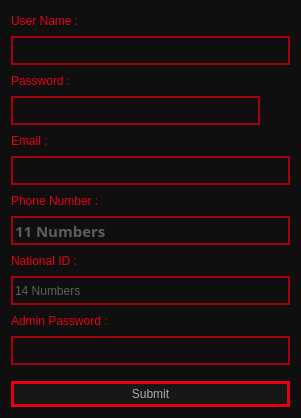
<?xml version="1.0" encoding="UTF-8"?>
<ui version="4.0">
 <class>Form</class>
 <widget class="QWidget" name="Form">
  <property name="geometry">
   <rect>
    <x>0</x>
    <y>0</y>
    <width>301</width>
    <height>418</height>
   </rect>
  </property>
  <property name="font">
   <font>
    <weight>50</weight>
    <bold>false</bold>
   </font>
  </property>
  <property name="windowTitle">
   <string>Form</string>
  </property>
  <property name="layoutDirection">
   <enum>Qt::LeftToRight</enum>
  </property>
  <property name="styleSheet">
   <string notr="true">QWidget{background-color : #0f0f0f; }

QMessageBox QLabel{
 	background-color : #0f0f0f;
	border-color: transparent;
	font : 10pt &quot;Impact&quot;;
	color : #acacac;
}


QMessageBox QPushButton{
	padding : 5px;
	width : 50px;
	background-color: #0f0f0f;
	border : 2px solid #a7000d;
	color : #acacac;
}


QLabel{
color :  #e60012;
font: 10pt &quot;Impact&quot;;
}

QLineEdit{
min-height: 25px;
border : 2px solid  #a7000d;
color : #acacac;
border-radius : 20px;
	font: bold normal 11pt &quot;Segoe UI Black&quot;, &quot;Bahij TheSansArabic&quot;;
}

QPushButton{
font: 12pt &quot;Impact&quot;;
padding: 3px;
border : 3px solid #e60012;
margin-top : 10px;
background-color : #171717;
color: #acacac;



}

QPushButton:hover{
font: 12pt &quot;Impact&quot;;
padding: 3px;
border : 3px solid #e60012;
margin-top : 10px;
background-color : #e60012;
color : black

}

QPushButton:pressed{
font: 12pt &quot;Impact&quot;;
padding: 3px;
border : 3px solid #e60012;
margin-top : 10px;
background-color : #e60012;
color : black
}</string>
  </property>
  <layout class="QGridLayout" name="gridLayout">
   <item row="0" column="0">
    <widget class="QLabel" name="User_name_label">
     <property name="text">
      <string>User Name :</string>
     </property>
    </widget>
   </item>
   <item row="1" column="0">
    <widget class="QLineEdit" name="User_name_input">
     <property name="palette">
      <palette>
       <active>
        <colorrole role="WindowText">
         <brush brushstyle="SolidPattern">
          <color alpha="255">
           <red>172</red>
           <green>172</green>
           <blue>172</blue>
          </color>
         </brush>
        </colorrole>
        <colorrole role="Button">
         <brush brushstyle="SolidPattern">
          <color alpha="255">
           <red>15</red>
           <green>15</green>
           <blue>15</blue>
          </color>
         </brush>
        </colorrole>
        <colorrole role="Text">
         <brush brushstyle="SolidPattern">
          <color alpha="255">
           <red>172</red>
           <green>172</green>
           <blue>172</blue>
          </color>
         </brush>
        </colorrole>
        <colorrole role="ButtonText">
         <brush brushstyle="SolidPattern">
          <color alpha="255">
           <red>172</red>
           <green>172</green>
           <blue>172</blue>
          </color>
         </brush>
        </colorrole>
        <colorrole role="Base">
         <brush brushstyle="SolidPattern">
          <color alpha="255">
           <red>15</red>
           <green>15</green>
           <blue>15</blue>
          </color>
         </brush>
        </colorrole>
        <colorrole role="Window">
         <brush brushstyle="SolidPattern">
          <color alpha="255">
           <red>15</red>
           <green>15</green>
           <blue>15</blue>
          </color>
         </brush>
        </colorrole>
        <colorrole role="Highlight">
         <brush brushstyle="SolidPattern">
          <color alpha="255">
           <red>213</red>
           <green>0</green>
           <blue>18</blue>
          </color>
         </brush>
        </colorrole>
        <colorrole role="PlaceholderText">
         <brush brushstyle="NoBrush">
          <color alpha="128">
           <red>172</red>
           <green>172</green>
           <blue>172</blue>
          </color>
         </brush>
        </colorrole>
       </active>
       <inactive>
        <colorrole role="WindowText">
         <brush brushstyle="SolidPattern">
          <color alpha="255">
           <red>172</red>
           <green>172</green>
           <blue>172</blue>
          </color>
         </brush>
        </colorrole>
        <colorrole role="Button">
         <brush brushstyle="SolidPattern">
          <color alpha="255">
           <red>15</red>
           <green>15</green>
           <blue>15</blue>
          </color>
         </brush>
        </colorrole>
        <colorrole role="Text">
         <brush brushstyle="SolidPattern">
          <color alpha="255">
           <red>172</red>
           <green>172</green>
           <blue>172</blue>
          </color>
         </brush>
        </colorrole>
        <colorrole role="ButtonText">
         <brush brushstyle="SolidPattern">
          <color alpha="255">
           <red>172</red>
           <green>172</green>
           <blue>172</blue>
          </color>
         </brush>
        </colorrole>
        <colorrole role="Base">
         <brush brushstyle="SolidPattern">
          <color alpha="255">
           <red>15</red>
           <green>15</green>
           <blue>15</blue>
          </color>
         </brush>
        </colorrole>
        <colorrole role="Window">
         <brush brushstyle="SolidPattern">
          <color alpha="255">
           <red>15</red>
           <green>15</green>
           <blue>15</blue>
          </color>
         </brush>
        </colorrole>
        <colorrole role="Highlight">
         <brush brushstyle="SolidPattern">
          <color alpha="255">
           <red>213</red>
           <green>0</green>
           <blue>18</blue>
          </color>
         </brush>
        </colorrole>
        <colorrole role="PlaceholderText">
         <brush brushstyle="NoBrush">
          <color alpha="128">
           <red>172</red>
           <green>172</green>
           <blue>172</blue>
          </color>
         </brush>
        </colorrole>
       </inactive>
       <disabled>
        <colorrole role="WindowText">
         <brush brushstyle="SolidPattern">
          <color alpha="255">
           <red>172</red>
           <green>172</green>
           <blue>172</blue>
          </color>
         </brush>
        </colorrole>
        <colorrole role="Button">
         <brush brushstyle="SolidPattern">
          <color alpha="255">
           <red>15</red>
           <green>15</green>
           <blue>15</blue>
          </color>
         </brush>
        </colorrole>
        <colorrole role="Text">
         <brush brushstyle="SolidPattern">
          <color alpha="255">
           <red>172</red>
           <green>172</green>
           <blue>172</blue>
          </color>
         </brush>
        </colorrole>
        <colorrole role="ButtonText">
         <brush brushstyle="SolidPattern">
          <color alpha="255">
           <red>172</red>
           <green>172</green>
           <blue>172</blue>
          </color>
         </brush>
        </colorrole>
        <colorrole role="Base">
         <brush brushstyle="SolidPattern">
          <color alpha="255">
           <red>15</red>
           <green>15</green>
           <blue>15</blue>
          </color>
         </brush>
        </colorrole>
        <colorrole role="Window">
         <brush brushstyle="SolidPattern">
          <color alpha="255">
           <red>15</red>
           <green>15</green>
           <blue>15</blue>
          </color>
         </brush>
        </colorrole>
        <colorrole role="Highlight">
         <brush brushstyle="SolidPattern">
          <color alpha="255">
           <red>0</red>
           <green>120</green>
           <blue>215</blue>
          </color>
         </brush>
        </colorrole>
        <colorrole role="PlaceholderText">
         <brush brushstyle="NoBrush">
          <color alpha="128">
           <red>172</red>
           <green>172</green>
           <blue>172</blue>
          </color>
         </brush>
        </colorrole>
       </disabled>
      </palette>
     </property>
     <property name="font">
      <font>
       <family>Segoe UI Black</family>
       <pointsize>11</pointsize>
       <weight>75</weight>
       <italic>false</italic>
       <bold>true</bold>
      </font>
     </property>
    </widget>
   </item>
   <item row="2" column="0">
    <widget class="QLabel" name="Password_label">
     <property name="text">
      <string>Password :</string>
     </property>
    </widget>
   </item>
   <item row="3" column="0">
    <layout class="QHBoxLayout" name="horizontalLayout">
     <item>
      <widget class="QLineEdit" name="Password_input">
       <property name="palette">
        <palette>
         <active>
          <colorrole role="WindowText">
           <brush brushstyle="SolidPattern">
            <color alpha="255">
             <red>172</red>
             <green>172</green>
             <blue>172</blue>
            </color>
           </brush>
          </colorrole>
          <colorrole role="Button">
           <brush brushstyle="SolidPattern">
            <color alpha="255">
             <red>15</red>
             <green>15</green>
             <blue>15</blue>
            </color>
           </brush>
          </colorrole>
          <colorrole role="Text">
           <brush brushstyle="SolidPattern">
            <color alpha="255">
             <red>172</red>
             <green>172</green>
             <blue>172</blue>
            </color>
           </brush>
          </colorrole>
          <colorrole role="ButtonText">
           <brush brushstyle="SolidPattern">
            <color alpha="255">
             <red>172</red>
             <green>172</green>
             <blue>172</blue>
            </color>
           </brush>
          </colorrole>
          <colorrole role="Base">
           <brush brushstyle="SolidPattern">
            <color alpha="255">
             <red>15</red>
             <green>15</green>
             <blue>15</blue>
            </color>
           </brush>
          </colorrole>
          <colorrole role="Window">
           <brush brushstyle="SolidPattern">
            <color alpha="255">
             <red>15</red>
             <green>15</green>
             <blue>15</blue>
            </color>
           </brush>
          </colorrole>
          <colorrole role="Highlight">
           <brush brushstyle="SolidPattern">
            <color alpha="255">
             <red>213</red>
             <green>0</green>
             <blue>18</blue>
            </color>
           </brush>
          </colorrole>
          <colorrole role="PlaceholderText">
           <brush brushstyle="NoBrush">
            <color alpha="128">
             <red>172</red>
             <green>172</green>
             <blue>172</blue>
            </color>
           </brush>
          </colorrole>
         </active>
         <inactive>
          <colorrole role="WindowText">
           <brush brushstyle="SolidPattern">
            <color alpha="255">
             <red>172</red>
             <green>172</green>
             <blue>172</blue>
            </color>
           </brush>
          </colorrole>
          <colorrole role="Button">
           <brush brushstyle="SolidPattern">
            <color alpha="255">
             <red>15</red>
             <green>15</green>
             <blue>15</blue>
            </color>
           </brush>
          </colorrole>
          <colorrole role="Text">
           <brush brushstyle="SolidPattern">
            <color alpha="255">
             <red>172</red>
             <green>172</green>
             <blue>172</blue>
            </color>
           </brush>
          </colorrole>
          <colorrole role="ButtonText">
           <brush brushstyle="SolidPattern">
            <color alpha="255">
             <red>172</red>
             <green>172</green>
             <blue>172</blue>
            </color>
           </brush>
          </colorrole>
          <colorrole role="Base">
           <brush brushstyle="SolidPattern">
            <color alpha="255">
             <red>15</red>
             <green>15</green>
             <blue>15</blue>
            </color>
           </brush>
          </colorrole>
          <colorrole role="Window">
           <brush brushstyle="SolidPattern">
            <color alpha="255">
             <red>15</red>
             <green>15</green>
             <blue>15</blue>
            </color>
           </brush>
          </colorrole>
          <colorrole role="Highlight">
           <brush brushstyle="SolidPattern">
            <color alpha="255">
             <red>213</red>
             <green>0</green>
             <blue>18</blue>
            </color>
           </brush>
          </colorrole>
          <colorrole role="PlaceholderText">
           <brush brushstyle="NoBrush">
            <color alpha="128">
             <red>172</red>
             <green>172</green>
             <blue>172</blue>
            </color>
           </brush>
          </colorrole>
         </inactive>
         <disabled>
          <colorrole role="WindowText">
           <brush brushstyle="SolidPattern">
            <color alpha="255">
             <red>172</red>
             <green>172</green>
             <blue>172</blue>
            </color>
           </brush>
          </colorrole>
          <colorrole role="Button">
           <brush brushstyle="SolidPattern">
            <color alpha="255">
             <red>15</red>
             <green>15</green>
             <blue>15</blue>
            </color>
           </brush>
          </colorrole>
          <colorrole role="Text">
           <brush brushstyle="SolidPattern">
            <color alpha="255">
             <red>172</red>
             <green>172</green>
             <blue>172</blue>
            </color>
           </brush>
          </colorrole>
          <colorrole role="ButtonText">
           <brush brushstyle="SolidPattern">
            <color alpha="255">
             <red>172</red>
             <green>172</green>
             <blue>172</blue>
            </color>
           </brush>
          </colorrole>
          <colorrole role="Base">
           <brush brushstyle="SolidPattern">
            <color alpha="255">
             <red>15</red>
             <green>15</green>
             <blue>15</blue>
            </color>
           </brush>
          </colorrole>
          <colorrole role="Window">
           <brush brushstyle="SolidPattern">
            <color alpha="255">
             <red>15</red>
             <green>15</green>
             <blue>15</blue>
            </color>
           </brush>
          </colorrole>
          <colorrole role="Highlight">
           <brush brushstyle="SolidPattern">
            <color alpha="255">
             <red>0</red>
             <green>120</green>
             <blue>215</blue>
            </color>
           </brush>
          </colorrole>
          <colorrole role="PlaceholderText">
           <brush brushstyle="NoBrush">
            <color alpha="128">
             <red>172</red>
             <green>172</green>
             <blue>172</blue>
            </color>
           </brush>
          </colorrole>
         </disabled>
        </palette>
       </property>
       <property name="echoMode">
        <enum>QLineEdit::Password</enum>
       </property>
      </widget>
     </item>
     <item>
      <widget class="QToolButton" name="toolButton">
       <property name="styleSheet">
        <string notr="true">QToolButton{border-image: url(:/newPrefix/invisible-16.png);}
QToolButton:checked{border-image: url(:/newPrefix/visible-16.png);}</string>
       </property>
       <property name="text">
        <string/>
       </property>
       <property name="checkable">
        <bool>true</bool>
       </property>
       <property name="autoRaise">
        <bool>true</bool>
       </property>
      </widget>
     </item>
    </layout>
   </item>
   <item row="4" column="0">
    <widget class="QLabel" name="Email_label">
     <property name="text">
      <string>Email :</string>
     </property>
    </widget>
   </item>
   <item row="5" column="0">
    <widget class="QLineEdit" name="Email_input">
     <property name="palette">
      <palette>
       <active>
        <colorrole role="WindowText">
         <brush brushstyle="SolidPattern">
          <color alpha="255">
           <red>172</red>
           <green>172</green>
           <blue>172</blue>
          </color>
         </brush>
        </colorrole>
        <colorrole role="Button">
         <brush brushstyle="SolidPattern">
          <color alpha="255">
           <red>15</red>
           <green>15</green>
           <blue>15</blue>
          </color>
         </brush>
        </colorrole>
        <colorrole role="Text">
         <brush brushstyle="SolidPattern">
          <color alpha="255">
           <red>172</red>
           <green>172</green>
           <blue>172</blue>
          </color>
         </brush>
        </colorrole>
        <colorrole role="ButtonText">
         <brush brushstyle="SolidPattern">
          <color alpha="255">
           <red>172</red>
           <green>172</green>
           <blue>172</blue>
          </color>
         </brush>
        </colorrole>
        <colorrole role="Base">
         <brush brushstyle="SolidPattern">
          <color alpha="255">
           <red>15</red>
           <green>15</green>
           <blue>15</blue>
          </color>
         </brush>
        </colorrole>
        <colorrole role="Window">
         <brush brushstyle="SolidPattern">
          <color alpha="255">
           <red>15</red>
           <green>15</green>
           <blue>15</blue>
          </color>
         </brush>
        </colorrole>
        <colorrole role="Highlight">
         <brush brushstyle="SolidPattern">
          <color alpha="255">
           <red>213</red>
           <green>0</green>
           <blue>18</blue>
          </color>
         </brush>
        </colorrole>
        <colorrole role="PlaceholderText">
         <brush brushstyle="NoBrush">
          <color alpha="128">
           <red>172</red>
           <green>172</green>
           <blue>172</blue>
          </color>
         </brush>
        </colorrole>
       </active>
       <inactive>
        <colorrole role="WindowText">
         <brush brushstyle="SolidPattern">
          <color alpha="255">
           <red>172</red>
           <green>172</green>
           <blue>172</blue>
          </color>
         </brush>
        </colorrole>
        <colorrole role="Button">
         <brush brushstyle="SolidPattern">
          <color alpha="255">
           <red>15</red>
           <green>15</green>
           <blue>15</blue>
          </color>
         </brush>
        </colorrole>
        <colorrole role="Text">
         <brush brushstyle="SolidPattern">
          <color alpha="255">
           <red>172</red>
           <green>172</green>
           <blue>172</blue>
          </color>
         </brush>
        </colorrole>
        <colorrole role="ButtonText">
         <brush brushstyle="SolidPattern">
          <color alpha="255">
           <red>172</red>
           <green>172</green>
           <blue>172</blue>
          </color>
         </brush>
        </colorrole>
        <colorrole role="Base">
         <brush brushstyle="SolidPattern">
          <color alpha="255">
           <red>15</red>
           <green>15</green>
           <blue>15</blue>
          </color>
         </brush>
        </colorrole>
        <colorrole role="Window">
         <brush brushstyle="SolidPattern">
          <color alpha="255">
           <red>15</red>
           <green>15</green>
           <blue>15</blue>
          </color>
         </brush>
        </colorrole>
        <colorrole role="Highlight">
         <brush brushstyle="SolidPattern">
          <color alpha="255">
           <red>213</red>
           <green>0</green>
           <blue>18</blue>
          </color>
         </brush>
        </colorrole>
        <colorrole role="PlaceholderText">
         <brush brushstyle="NoBrush">
          <color alpha="128">
           <red>172</red>
           <green>172</green>
           <blue>172</blue>
          </color>
         </brush>
        </colorrole>
       </inactive>
       <disabled>
        <colorrole role="WindowText">
         <brush brushstyle="SolidPattern">
          <color alpha="255">
           <red>172</red>
           <green>172</green>
           <blue>172</blue>
          </color>
         </brush>
        </colorrole>
        <colorrole role="Button">
         <brush brushstyle="SolidPattern">
          <color alpha="255">
           <red>15</red>
           <green>15</green>
           <blue>15</blue>
          </color>
         </brush>
        </colorrole>
        <colorrole role="Text">
         <brush brushstyle="SolidPattern">
          <color alpha="255">
           <red>172</red>
           <green>172</green>
           <blue>172</blue>
          </color>
         </brush>
        </colorrole>
        <colorrole role="ButtonText">
         <brush brushstyle="SolidPattern">
          <color alpha="255">
           <red>172</red>
           <green>172</green>
           <blue>172</blue>
          </color>
         </brush>
        </colorrole>
        <colorrole role="Base">
         <brush brushstyle="SolidPattern">
          <color alpha="255">
           <red>15</red>
           <green>15</green>
           <blue>15</blue>
          </color>
         </brush>
        </colorrole>
        <colorrole role="Window">
         <brush brushstyle="SolidPattern">
          <color alpha="255">
           <red>15</red>
           <green>15</green>
           <blue>15</blue>
          </color>
         </brush>
        </colorrole>
        <colorrole role="Highlight">
         <brush brushstyle="SolidPattern">
          <color alpha="255">
           <red>0</red>
           <green>120</green>
           <blue>215</blue>
          </color>
         </brush>
        </colorrole>
        <colorrole role="PlaceholderText">
         <brush brushstyle="NoBrush">
          <color alpha="128">
           <red>172</red>
           <green>172</green>
           <blue>172</blue>
          </color>
         </brush>
        </colorrole>
       </disabled>
      </palette>
     </property>
    </widget>
   </item>
   <item row="6" column="0">
    <widget class="QLabel" name="Phone_number_label">
     <property name="text">
      <string>Phone Number :</string>
     </property>
    </widget>
   </item>
   <item row="7" column="0">
    <widget class="QLineEdit" name="Phone_number_input">
     <property name="palette">
      <palette>
       <active>
        <colorrole role="WindowText">
         <brush brushstyle="SolidPattern">
          <color alpha="255">
           <red>172</red>
           <green>172</green>
           <blue>172</blue>
          </color>
         </brush>
        </colorrole>
        <colorrole role="Button">
         <brush brushstyle="SolidPattern">
          <color alpha="255">
           <red>15</red>
           <green>15</green>
           <blue>15</blue>
          </color>
         </brush>
        </colorrole>
        <colorrole role="Text">
         <brush brushstyle="SolidPattern">
          <color alpha="255">
           <red>172</red>
           <green>172</green>
           <blue>172</blue>
          </color>
         </brush>
        </colorrole>
        <colorrole role="ButtonText">
         <brush brushstyle="SolidPattern">
          <color alpha="255">
           <red>172</red>
           <green>172</green>
           <blue>172</blue>
          </color>
         </brush>
        </colorrole>
        <colorrole role="Base">
         <brush brushstyle="SolidPattern">
          <color alpha="255">
           <red>15</red>
           <green>15</green>
           <blue>15</blue>
          </color>
         </brush>
        </colorrole>
        <colorrole role="Window">
         <brush brushstyle="SolidPattern">
          <color alpha="255">
           <red>15</red>
           <green>15</green>
           <blue>15</blue>
          </color>
         </brush>
        </colorrole>
        <colorrole role="Highlight">
         <brush brushstyle="SolidPattern">
          <color alpha="255">
           <red>213</red>
           <green>0</green>
           <blue>18</blue>
          </color>
         </brush>
        </colorrole>
        <colorrole role="PlaceholderText">
         <brush brushstyle="NoBrush">
          <color alpha="128">
           <red>172</red>
           <green>172</green>
           <blue>172</blue>
          </color>
         </brush>
        </colorrole>
       </active>
       <inactive>
        <colorrole role="WindowText">
         <brush brushstyle="SolidPattern">
          <color alpha="255">
           <red>172</red>
           <green>172</green>
           <blue>172</blue>
          </color>
         </brush>
        </colorrole>
        <colorrole role="Button">
         <brush brushstyle="SolidPattern">
          <color alpha="255">
           <red>15</red>
           <green>15</green>
           <blue>15</blue>
          </color>
         </brush>
        </colorrole>
        <colorrole role="Text">
         <brush brushstyle="SolidPattern">
          <color alpha="255">
           <red>172</red>
           <green>172</green>
           <blue>172</blue>
          </color>
         </brush>
        </colorrole>
        <colorrole role="ButtonText">
         <brush brushstyle="SolidPattern">
          <color alpha="255">
           <red>172</red>
           <green>172</green>
           <blue>172</blue>
          </color>
         </brush>
        </colorrole>
        <colorrole role="Base">
         <brush brushstyle="SolidPattern">
          <color alpha="255">
           <red>15</red>
           <green>15</green>
           <blue>15</blue>
          </color>
         </brush>
        </colorrole>
        <colorrole role="Window">
         <brush brushstyle="SolidPattern">
          <color alpha="255">
           <red>15</red>
           <green>15</green>
           <blue>15</blue>
          </color>
         </brush>
        </colorrole>
        <colorrole role="Highlight">
         <brush brushstyle="SolidPattern">
          <color alpha="255">
           <red>213</red>
           <green>0</green>
           <blue>18</blue>
          </color>
         </brush>
        </colorrole>
        <colorrole role="PlaceholderText">
         <brush brushstyle="NoBrush">
          <color alpha="128">
           <red>172</red>
           <green>172</green>
           <blue>172</blue>
          </color>
         </brush>
        </colorrole>
       </inactive>
       <disabled>
        <colorrole role="WindowText">
         <brush brushstyle="SolidPattern">
          <color alpha="255">
           <red>172</red>
           <green>172</green>
           <blue>172</blue>
          </color>
         </brush>
        </colorrole>
        <colorrole role="Button">
         <brush brushstyle="SolidPattern">
          <color alpha="255">
           <red>15</red>
           <green>15</green>
           <blue>15</blue>
          </color>
         </brush>
        </colorrole>
        <colorrole role="Text">
         <brush brushstyle="SolidPattern">
          <color alpha="255">
           <red>172</red>
           <green>172</green>
           <blue>172</blue>
          </color>
         </brush>
        </colorrole>
        <colorrole role="ButtonText">
         <brush brushstyle="SolidPattern">
          <color alpha="255">
           <red>172</red>
           <green>172</green>
           <blue>172</blue>
          </color>
         </brush>
        </colorrole>
        <colorrole role="Base">
         <brush brushstyle="SolidPattern">
          <color alpha="255">
           <red>15</red>
           <green>15</green>
           <blue>15</blue>
          </color>
         </brush>
        </colorrole>
        <colorrole role="Window">
         <brush brushstyle="SolidPattern">
          <color alpha="255">
           <red>15</red>
           <green>15</green>
           <blue>15</blue>
          </color>
         </brush>
        </colorrole>
        <colorrole role="Highlight">
         <brush brushstyle="SolidPattern">
          <color alpha="255">
           <red>0</red>
           <green>120</green>
           <blue>215</blue>
          </color>
         </brush>
        </colorrole>
        <colorrole role="PlaceholderText">
         <brush brushstyle="NoBrush">
          <color alpha="128">
           <red>172</red>
           <green>172</green>
           <blue>172</blue>
          </color>
         </brush>
        </colorrole>
       </disabled>
      </palette>
     </property>
     <property name="font">
      <font>
       <family>Segoe UI Black</family>
       <pointsize>11</pointsize>
       <weight>75</weight>
       <italic>false</italic>
       <bold>true</bold>
      </font>
     </property>
     <property name="maxLength">
      <number>11</number>
     </property>
     <property name="placeholderText">
      <string>11 Numbers</string>
     </property>
    </widget>
   </item>
   <item row="8" column="0">
    <widget class="QLabel" name="National_ID_label">
     <property name="text">
      <string>National ID :</string>
     </property>
    </widget>
   </item>
   <item row="9" column="0">
    <widget class="QLineEdit" name="National_ID_input">
     <property name="palette">
      <palette>
       <active>
        <colorrole role="WindowText">
         <brush brushstyle="SolidPattern">
          <color alpha="255">
           <red>172</red>
           <green>172</green>
           <blue>172</blue>
          </color>
         </brush>
        </colorrole>
        <colorrole role="Button">
         <brush brushstyle="SolidPattern">
          <color alpha="255">
           <red>15</red>
           <green>15</green>
           <blue>15</blue>
          </color>
         </brush>
        </colorrole>
        <colorrole role="Text">
         <brush brushstyle="SolidPattern">
          <color alpha="255">
           <red>172</red>
           <green>172</green>
           <blue>172</blue>
          </color>
         </brush>
        </colorrole>
        <colorrole role="ButtonText">
         <brush brushstyle="SolidPattern">
          <color alpha="255">
           <red>172</red>
           <green>172</green>
           <blue>172</blue>
          </color>
         </brush>
        </colorrole>
        <colorrole role="Base">
         <brush brushstyle="SolidPattern">
          <color alpha="255">
           <red>15</red>
           <green>15</green>
           <blue>15</blue>
          </color>
         </brush>
        </colorrole>
        <colorrole role="Window">
         <brush brushstyle="SolidPattern">
          <color alpha="255">
           <red>15</red>
           <green>15</green>
           <blue>15</blue>
          </color>
         </brush>
        </colorrole>
        <colorrole role="Highlight">
         <brush brushstyle="SolidPattern">
          <color alpha="255">
           <red>213</red>
           <green>0</green>
           <blue>18</blue>
          </color>
         </brush>
        </colorrole>
        <colorrole role="PlaceholderText">
         <brush brushstyle="NoBrush">
          <color alpha="128">
           <red>172</red>
           <green>172</green>
           <blue>172</blue>
          </color>
         </brush>
        </colorrole>
       </active>
       <inactive>
        <colorrole role="WindowText">
         <brush brushstyle="SolidPattern">
          <color alpha="255">
           <red>172</red>
           <green>172</green>
           <blue>172</blue>
          </color>
         </brush>
        </colorrole>
        <colorrole role="Button">
         <brush brushstyle="SolidPattern">
          <color alpha="255">
           <red>15</red>
           <green>15</green>
           <blue>15</blue>
          </color>
         </brush>
        </colorrole>
        <colorrole role="Text">
         <brush brushstyle="SolidPattern">
          <color alpha="255">
           <red>172</red>
           <green>172</green>
           <blue>172</blue>
          </color>
         </brush>
        </colorrole>
        <colorrole role="ButtonText">
         <brush brushstyle="SolidPattern">
          <color alpha="255">
           <red>172</red>
           <green>172</green>
           <blue>172</blue>
          </color>
         </brush>
        </colorrole>
        <colorrole role="Base">
         <brush brushstyle="SolidPattern">
          <color alpha="255">
           <red>15</red>
           <green>15</green>
           <blue>15</blue>
          </color>
         </brush>
        </colorrole>
        <colorrole role="Window">
         <brush brushstyle="SolidPattern">
          <color alpha="255">
           <red>15</red>
           <green>15</green>
           <blue>15</blue>
          </color>
         </brush>
        </colorrole>
        <colorrole role="Highlight">
         <brush brushstyle="SolidPattern">
          <color alpha="255">
           <red>213</red>
           <green>0</green>
           <blue>18</blue>
          </color>
         </brush>
        </colorrole>
        <colorrole role="PlaceholderText">
         <brush brushstyle="NoBrush">
          <color alpha="128">
           <red>172</red>
           <green>172</green>
           <blue>172</blue>
          </color>
         </brush>
        </colorrole>
       </inactive>
       <disabled>
        <colorrole role="WindowText">
         <brush brushstyle="SolidPattern">
          <color alpha="255">
           <red>172</red>
           <green>172</green>
           <blue>172</blue>
          </color>
         </brush>
        </colorrole>
        <colorrole role="Button">
         <brush brushstyle="SolidPattern">
          <color alpha="255">
           <red>15</red>
           <green>15</green>
           <blue>15</blue>
          </color>
         </brush>
        </colorrole>
        <colorrole role="Text">
         <brush brushstyle="SolidPattern">
          <color alpha="255">
           <red>172</red>
           <green>172</green>
           <blue>172</blue>
          </color>
         </brush>
        </colorrole>
        <colorrole role="ButtonText">
         <brush brushstyle="SolidPattern">
          <color alpha="255">
           <red>172</red>
           <green>172</green>
           <blue>172</blue>
          </color>
         </brush>
        </colorrole>
        <colorrole role="Base">
         <brush brushstyle="SolidPattern">
          <color alpha="255">
           <red>15</red>
           <green>15</green>
           <blue>15</blue>
          </color>
         </brush>
        </colorrole>
        <colorrole role="Window">
         <brush brushstyle="SolidPattern">
          <color alpha="255">
           <red>15</red>
           <green>15</green>
           <blue>15</blue>
          </color>
         </brush>
        </colorrole>
        <colorrole role="Highlight">
         <brush brushstyle="SolidPattern">
          <color alpha="255">
           <red>0</red>
           <green>120</green>
           <blue>215</blue>
          </color>
         </brush>
        </colorrole>
        <colorrole role="PlaceholderText">
         <brush brushstyle="NoBrush">
          <color alpha="128">
           <red>172</red>
           <green>172</green>
           <blue>172</blue>
          </color>
         </brush>
        </colorrole>
       </disabled>
      </palette>
     </property>
     <property name="maxLength">
      <number>14</number>
     </property>
     <property name="placeholderText">
      <string>14 Numbers</string>
     </property>
    </widget>
   </item>
   <item row="10" column="0">
    <widget class="QLabel" name="Admin_password_label">
     <property name="text">
      <string>Admin Password :</string>
     </property>
    </widget>
   </item>
   <item row="11" column="0">
    <widget class="QLineEdit" name="Admin_password_input">
     <property name="palette">
      <palette>
       <active>
        <colorrole role="WindowText">
         <brush brushstyle="SolidPattern">
          <color alpha="255">
           <red>172</red>
           <green>172</green>
           <blue>172</blue>
          </color>
         </brush>
        </colorrole>
        <colorrole role="Button">
         <brush brushstyle="SolidPattern">
          <color alpha="255">
           <red>15</red>
           <green>15</green>
           <blue>15</blue>
          </color>
         </brush>
        </colorrole>
        <colorrole role="Text">
         <brush brushstyle="SolidPattern">
          <color alpha="255">
           <red>172</red>
           <green>172</green>
           <blue>172</blue>
          </color>
         </brush>
        </colorrole>
        <colorrole role="ButtonText">
         <brush brushstyle="SolidPattern">
          <color alpha="255">
           <red>172</red>
           <green>172</green>
           <blue>172</blue>
          </color>
         </brush>
        </colorrole>
        <colorrole role="Base">
         <brush brushstyle="SolidPattern">
          <color alpha="255">
           <red>15</red>
           <green>15</green>
           <blue>15</blue>
          </color>
         </brush>
        </colorrole>
        <colorrole role="Window">
         <brush brushstyle="SolidPattern">
          <color alpha="255">
           <red>15</red>
           <green>15</green>
           <blue>15</blue>
          </color>
         </brush>
        </colorrole>
        <colorrole role="Highlight">
         <brush brushstyle="SolidPattern">
          <color alpha="255">
           <red>213</red>
           <green>0</green>
           <blue>18</blue>
          </color>
         </brush>
        </colorrole>
        <colorrole role="PlaceholderText">
         <brush brushstyle="NoBrush">
          <color alpha="128">
           <red>172</red>
           <green>172</green>
           <blue>172</blue>
          </color>
         </brush>
        </colorrole>
       </active>
       <inactive>
        <colorrole role="WindowText">
         <brush brushstyle="SolidPattern">
          <color alpha="255">
           <red>172</red>
           <green>172</green>
           <blue>172</blue>
          </color>
         </brush>
        </colorrole>
        <colorrole role="Button">
         <brush brushstyle="SolidPattern">
          <color alpha="255">
           <red>15</red>
           <green>15</green>
           <blue>15</blue>
          </color>
         </brush>
        </colorrole>
        <colorrole role="Text">
         <brush brushstyle="SolidPattern">
          <color alpha="255">
           <red>172</red>
           <green>172</green>
           <blue>172</blue>
          </color>
         </brush>
        </colorrole>
        <colorrole role="ButtonText">
         <brush brushstyle="SolidPattern">
          <color alpha="255">
           <red>172</red>
           <green>172</green>
           <blue>172</blue>
          </color>
         </brush>
        </colorrole>
        <colorrole role="Base">
         <brush brushstyle="SolidPattern">
          <color alpha="255">
           <red>15</red>
           <green>15</green>
           <blue>15</blue>
          </color>
         </brush>
        </colorrole>
        <colorrole role="Window">
         <brush brushstyle="SolidPattern">
          <color alpha="255">
           <red>15</red>
           <green>15</green>
           <blue>15</blue>
          </color>
         </brush>
        </colorrole>
        <colorrole role="Highlight">
         <brush brushstyle="SolidPattern">
          <color alpha="255">
           <red>213</red>
           <green>0</green>
           <blue>18</blue>
          </color>
         </brush>
        </colorrole>
        <colorrole role="PlaceholderText">
         <brush brushstyle="NoBrush">
          <color alpha="128">
           <red>172</red>
           <green>172</green>
           <blue>172</blue>
          </color>
         </brush>
        </colorrole>
       </inactive>
       <disabled>
        <colorrole role="WindowText">
         <brush brushstyle="SolidPattern">
          <color alpha="255">
           <red>172</red>
           <green>172</green>
           <blue>172</blue>
          </color>
         </brush>
        </colorrole>
        <colorrole role="Button">
         <brush brushstyle="SolidPattern">
          <color alpha="255">
           <red>15</red>
           <green>15</green>
           <blue>15</blue>
          </color>
         </brush>
        </colorrole>
        <colorrole role="Text">
         <brush brushstyle="SolidPattern">
          <color alpha="255">
           <red>172</red>
           <green>172</green>
           <blue>172</blue>
          </color>
         </brush>
        </colorrole>
        <colorrole role="ButtonText">
         <brush brushstyle="SolidPattern">
          <color alpha="255">
           <red>172</red>
           <green>172</green>
           <blue>172</blue>
          </color>
         </brush>
        </colorrole>
        <colorrole role="Base">
         <brush brushstyle="SolidPattern">
          <color alpha="255">
           <red>15</red>
           <green>15</green>
           <blue>15</blue>
          </color>
         </brush>
        </colorrole>
        <colorrole role="Window">
         <brush brushstyle="SolidPattern">
          <color alpha="255">
           <red>15</red>
           <green>15</green>
           <blue>15</blue>
          </color>
         </brush>
        </colorrole>
        <colorrole role="Highlight">
         <brush brushstyle="SolidPattern">
          <color alpha="255">
           <red>0</red>
           <green>120</green>
           <blue>215</blue>
          </color>
         </brush>
        </colorrole>
        <colorrole role="PlaceholderText">
         <brush brushstyle="NoBrush">
          <color alpha="128">
           <red>172</red>
           <green>172</green>
           <blue>172</blue>
          </color>
         </brush>
        </colorrole>
       </disabled>
      </palette>
     </property>
     <property name="echoMode">
      <enum>QLineEdit::Password</enum>
     </property>
    </widget>
   </item>
   <item row="12" column="0">
    <widget class="QPushButton" name="Submit_button">
     <property name="cursor">
      <cursorShape>PointingHandCursor</cursorShape>
     </property>
     <property name="text">
      <string>Submit</string>
     </property>
     <property name="shortcut">
      <string>Return</string>
     </property>
    </widget>
   </item>
  </layout>
 </widget>
 <resources>
  <include location="icons2.qrc"/>
 </resources>
 <connections/>
</ui>
